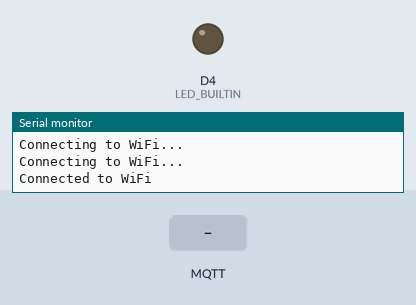
The sketch below on a simulated ESP8266 (NodeMCU). Shown: output pins drawn as LEDs (lit = HIGH, except the on-board LED, lit = LOW), the last lines printed to the serial monitor. The test bench sets the inputs (shaded band). WiFi joins after 1.5 s; servers stay silent unless stated; no MQTT or app messages arrive unless stated.

Above: at 3.2 s.
3.3 s: MQTT message "ON" arrives on the first subscribed topic
At 4.5 s:
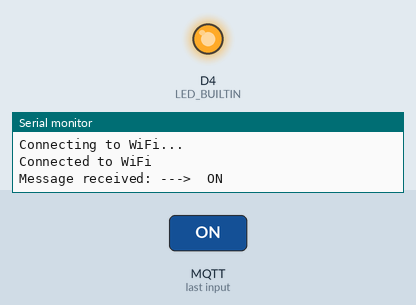
4.8 s: MQTT message "OFF" arrives on the first subscribed topic
At 5.8 s:
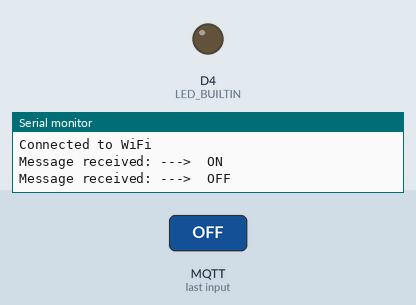
Timing chart, 0 to 7.8 s (numbered marks = the images above; inputs shaded):
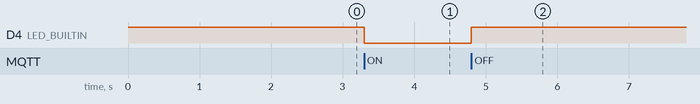

Measured:
- after the input at 3.3 s, D4 (LED_BUILTIN): HIGH → LOW at once
- after the input at 4.8 s, D4 (LED_BUILTIN): LOW → HIGH at once

The sketch:

esp8266_mqtt_led.ino
```cpp
#include <ESP8266WiFi.h>
#include <PubSubClient.h>

// WiFi credentials
const char* ssid = "111";
const char* password = "111";

// MQTT broker
const char* mqttServer = "test.mosquitto.org";
const int mqttPort = 1883;
const char* mqttTopic = "IoTJump_topic";

WiFiClient espClient;
PubSubClient client(espClient);

void setup() {
    pinMode(D4, OUTPUT);
    digitalWrite(D4, HIGH);

    Serial.begin(115200);
    WiFi.begin(ssid, password);

    while (WiFi.status() != WL_CONNECTED) {
        delay(1000);
        Serial.println("Connecting to WiFi...");
    }

    Serial.println("Connected to WiFi");
    client.setServer(mqttServer, mqttPort);
    client.setCallback(callback);
}

void callback(char* topic, byte* payload, unsigned int length) {
    String message = "";
    for (int i = 0; i < length; i++) {
        message += (char)payload[i];
    }
    Serial.println("Message received: --->  " + message);
    if (message == "ON") {
        digitalWrite(D4, LOW);
    } else if (message == "OFF") {
        digitalWrite(LED_BUILTIN, HIGH);
    }
}

void reconnect() {
    while (!client.connected()) {
        if (client.connect("ESP8266Client")) {
            client.subscribe(mqttTopic);
        } else {
            delay(5000);
        }
    }
}

void loop() {
    if (!client.connected()) {
        reconnect();
    }
    client.loop();
}
```
